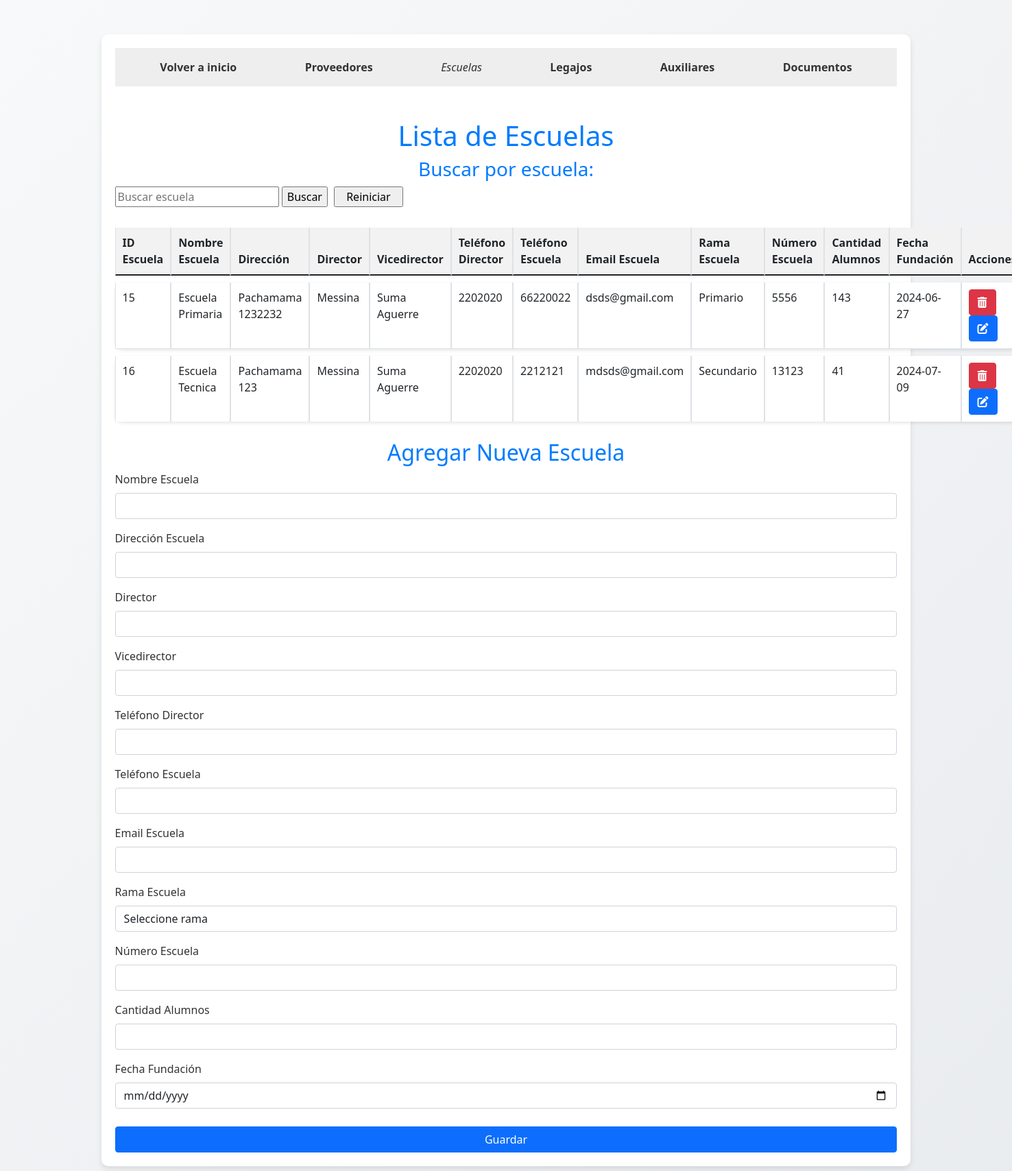
Screenshot of /escuela/escuela.php with the database file from the repository.
### tables this page shows
CREATE TABLE `escuela` (
  `id_esc` int(11) NOT NULL,
  `nombre_escuela` varchar(255) NOT NULL,
  `direccion_escuela` varchar(255) DEFAULT NULL,
  `director` varchar(255) DEFAULT NULL,
  `vicedirector` varchar(255) DEFAULT NULL,
  `telefono_director` varchar(20) DEFAULT NULL,
  `telefono_escuela` varchar(20) DEFAULT NULL,
  `mail_escuela` varchar(50) NOT NULL,
  `rama_escuela` varchar(50) DEFAULT NULL,
  `numero_escuela` varchar(50) DEFAULT NULL,
  `cantidad_alumnos` int(11) DEFAULT NULL,
  `fecha_fundacion` date DEFAULT NULL
);

### escuela/escuela.php (the view, shortened to what this page needs)
<!DOCTYPE html>
<html lang="es">
<head>
      <link href="https://cdn.jsdelivr.net/npm/bootstrap@5.0.2/dist/css/bootstrap.min.css" rel="stylesheet">
    <link href="https://cdnjs.cloudflare.com/ajax/libs/font-awesome/6.5.2/css/all.min.css" rel="stylesheet">
    <link rel="stylesheet" href="../estilo.css">
</head>
<body>
    <div class="container">
         <nav>
        <ul>
            <li><a href="../index.php">Volver a inicio</a></li>
            <li><a href="../proveedores/proveedores.php">Proveedores</a></li>
            <li><em>Escuelas</em></li>
            <li><a href="../legajo/legajo.php">Legajos</a></li>
            <li><a href="../auxiliar/auxiliar.php">Auxiliares</a></li>
            <li><a href="../documento/documento.php">Documentos</a></li>
        </ul>
        </nav>
        <h1 class="mt-5">Lista de Escuelas</h1>
        <h3>Buscar por escuela:</h3>
        <form method="get" action="">
            <input type="text" name="search" placeholder="Buscar escuela" value="<?php echo isset($_GET['search']) ? $_GET['search'] : '' ?>">
            <input type="submit" value="Buscar">
            <input type="button" value="Reiniciar" onclick="window.location.href='?';" style="padding: 1px 16px; margin-left: 5px;">
            </form>
        <table class="table table-bordered">
            <thead>
                <tr>
                    <th>ID Escuela</th>
                    <th>Nombre Escuela</th>
                    <th>Dirección</th>
                    <th>Director</th>
                    <th>Vicedirector</th>
                    <th>Teléfono Director</th>
                    <th>Teléfono Escuela</th>
                    <th>Email Escuela</th>
                    <th>Rama Escuela</th>
                    <th>Número Escuela</th>
                    <th>Cantidad Alumnos</th>
                    <th>Fecha Fundación</th>
                    <th>Acciones</th>
                </tr>
            </thead>
            <tbody>
                <?php
                $servername = "localhost";
                $username = "admin";
                $password = "admin";
                $dbname = "consejo";
                $conn = new mysqli($servername, $username, $password, $dbname);
                $search = isset($_GET['search']) ? $conn->real_escape_string($_GET['search']) : '';
                $sql = "SELECT * FROM escuela WHERE nombre_escuela LIKE '%$search%'";
                $result = $conn->query($sql);
                if ($result->num_rows > 0) {
                    while($row = $result->fetch_assoc()) {
                        echo "<tr>";
                        echo "<td>" . $row["id_esc"] . "</td>";
                        echo "<td>" . $row["nombre_escuela"] . "</td>";
                        echo "<td>" . $row["direccion_escuela"] . "</td>";
                        echo "<td>" . $row["director"] . "</td>";
                        echo "<td>" . $row["vicedirector"] . "</td>";
                        echo "<td>" . $row["telefono_director"] . "</td>";
                        echo "<td>" . $row["telefono_escuela"] . "</td>";
                        echo "<td>" . $row["mail_escuela"] . "</td>";
                        echo "<td>" . $row["rama_escuela"] . "</td>";
                        echo "<td>" . $row["numero_escuela"] . "</td>";
                        echo "<td>" . $row["cantidad_alumnos"] . "</td>";
                        echo "<td>" . $row["fecha_fundacion"] . "</td>";
                        echo "<td>";
                        echo "<a href='eliminar_escuela.php?id=" . $row["id_esc"] . "' class='btn btn-danger'><i class='fas fa-trash-alt'></i></a> ";
                        echo "<a href='editar_escuela.php?id=" . $row["id_esc"] . "' class='btn btn-primary'><i class='fas fa-edit'></i></a>";
                        echo "</td>";
                        echo "</tr>";
                    }
                } else {
                    echo "<tr><td colspan='13'>No hay datos disponibles</td></tr>";
                }
                ?>
            </tbody>
        </table>
        <h2>Agregar Nueva Escuela</h2>
        <form method="post" action="insertar_escuela.php">
            <div class="mb-3">
                <label for="nombre_escuela" class="form-label">Nombre Escuela</label>
                <input type="text" class="form-control" id="nombre_escuela" name="nombre_escuela" required>
            </div>
            <div class="mb-3">
                <label for="direccion_escuela" class="form-label">Dirección Escuela</label>
                <input type="text" class="form-control" id="direccion_escuela" name="direccion_escuela" required>
            </div>
            <div class="mb-3">
                <label for="director" class="form-label">Director</label>
                <input type="text" class="form-control" id="director" name="director" required>
            </div>
            <div class="mb-3">
                <label for="vicedirector" class="form-label">Vicedirector</label>
                <input type="text" class="form-control" id="vicedirector" name="vicedirector" required>
            </div>
            <div class="mb-3">
                <label for="telefono_director" class="form-label">Teléfono Director</label>
                <input type="text" class="form-control" id="telefono_director" name="telefono_director" required>
            </div>
            <div class="mb-3">
                <label for="telefono_escuela" class="form-label">Teléfono Escuela</label>
                <input type="text" class="form-control" id="telefono_escuela" name="telefono_escuela" required>
            </div>
            <div class="mb-3">
                <label for="mail_escuela" class="form-label">Email Escuela</label>
                <input type="email" class="form-control" id="mail_escuela" name="mail_escuela" required>
            </div>
            <div class="mb-3">
                <label for="rama_escuela" class="form-label">Rama Escuela</label>
                <select class="form-control" id="rama_escuela" name="rama_escuela" required>
                    <option value="">Seleccione rama</option>
                </select>
            </div>
            <div class="mb-3">
                <label for="numero_escuela" class="form-label">Número Escuela</label>
                <input type="text" class="form-control" id="numero_escuela" name="numero_escuela" required>
            </div>
            <div class="mb-3">
                <label for="cantidad_alumnos" class="form-label">Cantidad Alumnos</label>
                <input type="number" class="form-control" id="cantidad_alumnos" name="cantidad_alumnos" required>
            </div>
            <div class="mb-3">
                <label for="fecha_fundacion" class="form-label">Fecha Fundación</label>
                <input type="date" class="form-control" id="fecha_fundacion" name="fecha_fundacion" required>
            </div>
            <button type="submit" class="btn btn-primary">Guardar</button>
        </form>
    </div>
</body>
</html>

### estilo.css (style rules this page uses)
body { font-family: 'Segoe UI', Tahoma, Geneva, Verdana, sans-serif; background: linear-gradient(135deg, #f8f9fa, #e9ecef); margin: 0; padding: 0; color: #333; overflow-x: hidden; display: flex; justify-content: center; align-items: center; min-height: 100vh; }
.container { width: 100%; max-width: 80%; margin: 50px 0; box-sizing: border-box; padding: 20px; background: white; box-shadow: 0 4px 8px rgba(0, 0, 0, 0.1); border-radius: 10px; }
h1, h2, h3 { color: #007bff; text-align: center; }
button { padding: 10px 20px; margin-top: 10px; background-color: #007bff; color: white; border: none; border-radius: 4px; cursor: pointer; display: block; width: 100%; font-size: 16px; transition: background-color 0.3s ease; }
.table { margin-top: 20px; border-collapse: separate; border-spacing: 0 10px; }
.table thead th { background-color: #f2f2f2; padding: 10px; border-bottom: 2px solid #dee2e6; text-align: left; }
.table tbody tr { background: white; border-radius: 10px; box-shadow: 0 2px 5px rgba(0, 0, 0, 0.1); transition: transform 0.2s; }
.table tbody td { padding: 10px; border-bottom: 1px solid #dee2e6; }
.table tbody tr:last-child td { border-bottom: none; }
nav { background-color: #eee; padding: 1em; }
nav ul { list-style-type: none; margin: 0; padding: 0; display: flex; justify-content: space-around; }
nav a { text-decoration: none; color: #333; font-weight: bold; }

### escuela/escuela.php (style rules this page uses)
table { width: 100%; border-collapse: collapse; }
th, td { padding: 8px; text-align: left; border-bottom: 1px solid #ddd; }
th { background-color: #f2f2f2; }
nav { background-color: #eee; padding: 1em; }
nav ul { list-style-type: none; margin: 0; padding: 0; display: flex; justify-content: space-around; }
nav a { text-decoration: none; color: #333; font-weight: bold; }

### rows the page displays
escuela: id_esc "15", nombre_escuela "Escuela Primaria", direccion_escuela "Pachamama 1232232", director "Messina", vicedirector "Suma Aguerre", telefono_director "2202020", telefono_escuela "66220022", mail_escuela "dsds@gmail.com", rama_escuela "Primario", numero_escuela "5556", cantidad_alumnos "143", fecha_fundacion "2024-06-27"
escuela: id_esc "16", nombre_escuela "Escuela Tecnica", direccion_escuela "Pachamama 123", director "Messina", vicedirector "Suma Aguerre", telefono_director "2202020", telefono_escuela "2212121", mail_escuela "mdsds@gmail.com", rama_escuela "Secundario", numero_escuela "13123", cantidad_alumnos "41", fecha_fundacion "2024-07-09"
